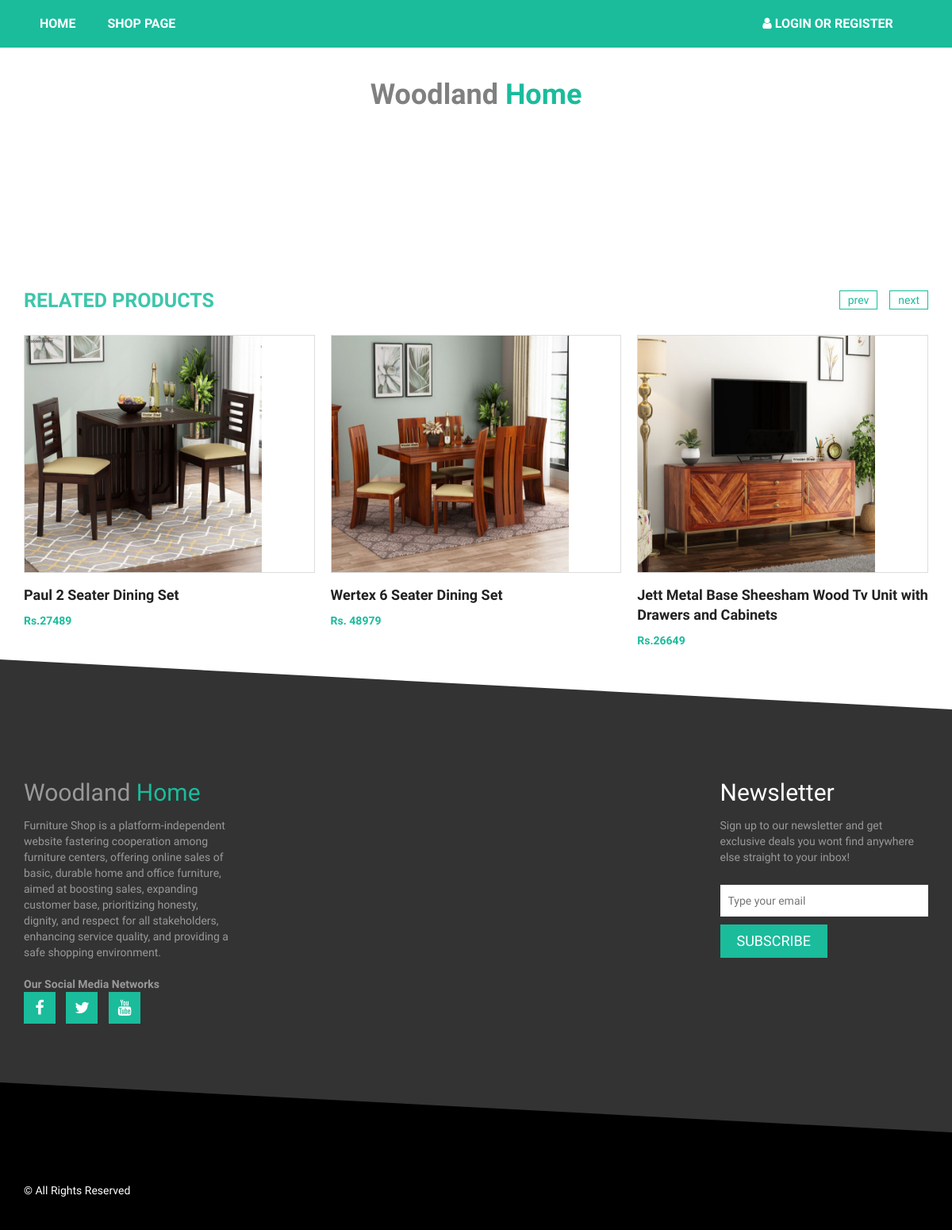
Page /index.php/single on the committed database.
### tables this page shows
CREATE TABLE IF NOT EXISTS `products` (
  `p_id` int(11) NOT NULL,
  `product_name` varchar(100) NOT NULL,
  `product_category` varchar(100) NOT NULL,
  `product_price` varchar(100) NOT NULL,
  `product_des` varchar(1000) NOT NULL,
  `file_name` varchar(100) NOT NULL,
  `file_path` varchar(100) NOT NULL,
  `file_ext` varchar(100) NOT NULL
);

### application/controllers/Single.php (called while the page is built)
<?php
class Single extends CI_Controller
{
    function index(){
        $id = $_GET['id'];
        $query = $this->Single_model->getPro($id);
        $data['product'] = $query->result();
        $query = $this->Single_model->rel_pro();
        $data['relpro'] = $query->result();
        $this->load->view('single-product',$data);
    }
}

### index.php (called while the page is built, shortened)
<?php
require_once BASEPATH.'core/CodeIgniter.php';

### application/models/Single_model.php (called while the page is built, shortened)
<?php
class Single_model extends CI_Model
{
    function rel_pro(){
        $query = $this->db->get('products');
        return $query;
    }
}

### application/views/single-product.php (the view, shortened to what this page needs)
<!DOCTYPE html>
<html lang="en">
<head>
    <link rel="stylesheet" href="https://maxcdn.bootstrapcdn.com/bootstrap/3.2.0/css/bootstrap.min.css">
    <link rel="stylesheet" href="https://maxcdn.bootstrapcdn.com/font-awesome/4.3.0/css/font-awesome.min.css">
    <link rel="stylesheet" href="<?php echo base_url() ?>assets/css/owl.carousel.css">
    <link rel="stylesheet" href="<?php echo base_url() ?>assets/style.css">
    <link rel="stylesheet" href="<?php echo base_url() ?>assets/css/responsive.css">
</head>
<body>
<?php
include "include/head.php";
?>
<div class="product-big-title-area" style="background-color: white;">
    <div class="container-fluid">
        <div class="row">
            <div class="col-md-12">
                <div class="product-bit-title text-center">
                    <br><br>
                <h1><span style="color: gray;">Woodland</span> <span style="color:#1abc9c;">Home</span></h1>
                </div>
            </div>
        </div>
    </div>
</div>
<div class="single-product-area">
    <div class="zigzag-bottom"></div>
    <div class="container">
        <div class="row">
            <div class="col-md-12">
                <div class="product-content-right">
                    <br/><br/><br/><br/><br/>
                    <div class="related-products-wrapper">
                        <h2 class="related-products-title">Related Products</h2>
                        <div class="related-products-carousel">
                            <?php
                            if(isset($relpro)){
                                foreach($relpro as $row ){
                                    ?>
                            <div class="single-product">
                            <div class="product-f-image">
                                <img style="height: 300px; width: 300px" src="<?php echo base_url() ?>uploads/<?php echo $row->file_name ?>" alt="">
                                <div class="product-hover">
                                </div>
                            </div>
                            <h2><a href=""><?php echo $row->product_name ?></a></h2>
                            <div class="product-carousel-price">
                                <ins>Rs.<?php echo $row->product_price ?></ins>
                            </div>
                        </div>
                                    <?php
                                }
                            }
                            ?>
                        </div>
                    </div>
                </div>
            </div>
        </div>
    </div>
</div>
<?php
include "include/footer.php";
?>
</body>
</html>

### application/views/include/head.php (shortened to what this page needs)
<div class="mainmenu-area">
    <div class="container">
        <div class="row">
            <div class="navbar-collapse collapse">
                <ul class="nav navbar-nav">
                    <li class=""><a href="<?php echo base_url() ?>index.php/Welcome">Home</a></li>
                    <li><a href="<?php echo base_url() ?>index.php/Welcome/shop">Shop page</a></li>
                    <?php
                        if(isset($_SESSION['email']) == ''){
                            ?>
                            <li><a href="<?php echo base_url() ?>index.php/Welcome/login" style="margin-left: 700px;"><i class="fa fa-user"></i> Login Or Register</a></li>
                            <?php
                        }
                        ?>
                </ul>
            </div>
        </div>
    </div>
</div>

### application/views/include/footer.php (shortened to what this page needs)
<div class="footer-top-area">
    <div class="zigzag-bottom"></div>
    <div class="container">
        <div class="row">
            <div class="col-md-3 col-sm-6">
                <div class="footer-about-us">
                    <h2>Woodland <span>Home</span></h2>
                    <p>Furniture Shop is a platform-independent website fastering cooperation among furniture centers, offering online sales of basic, durable home and office furniture, aimed at boosting sales, expanding customer base, prioritizing honesty, dignity, and respect for all stakeholders, enhancing service quality, and providing a safe shopping environment.</p>
                    <div class="footer-social">
                        <strong>Our Social Media Networks</strong><br>
                        <a href="http://facebook.com" target="_blank"><i class="fa fa-facebook"></i></a>
                        <a href="#" target="_blank"><i class="fa fa-twitter"></i></a>
                        <a href="#" target="_blank"><i class="fa fa-youtube"></i></a>
                         </div>
                </div>
            </div>
            <div  class="col-md-3 pull-right col-sm-6">
                <div  class="footer-newsletter">
                    <h2  class="footer-wid-title">Newsletter</h2>
                    <p>Sign up to our newsletter and get exclusive deals you wont find anywhere else straight to your inbox!</p>
                    <div class="newsletter-form">
                        <form action="#">
                            <input type="email" placeholder="Type your email">
                            <input type="submit" value="Subscribe">
                        </form>
                    </div>
                </div>
            </div>
        </div>
    </div>
</div>
<div class="footer-bottom-area">
    <div class="container">
        <div class="row">
            <div class="col-md-8">
                <div class="copyright">
                    <p>&copy;  All Rights Reserved </p>
                </div>
            </div>
        </div>
    </div>
</div>

### assets/style.css (style rules this page uses)
img { max-width: 100%; height: auto; }
h1, h2, h3, h4, h5, h6 { font-weight: 700; margin: 0 0 15px; }
body { font-family: 'Titillium Web', sans-serif; }
.mainmenu-area { background: none repeat scroll 0 0 #1abc9c; font-family: "Roboto Condensed",sans-serif; text-transform: uppercase; width: 100%; z-index: 999; }
.mainmenu-area ul.navbar-nav li a { color: #fff; font-size: 16px; font-weight: 700; padding: 20px; }
.slider-area, .promo-area, .brands-area, .maincontent-area, .footer-top-area, .product-widget-area, .product-breadcroumb-area, .single-product-area { position: relative;overflow: hidden }
.zigzag-bottom { background: none repeat scroll 0 0 #1abc9c; bottom: -80px; height: 165px; left: -5%; position: absolute; transform: rotate(3deg); width: 108%; z-index: 9; }
.product-f-image { position: relative; }
.product-hover { height: 100%; left: 0; position: absolute; top: 0; width: 100%;overflow: hidden;border: 1px solid #ddd; }
.product-hover:after { background: none repeat scroll 0 0 #000; content: ""; height: 100%; left: -100%; opacity: 0.6; position: absolute; top: 0; width: 100%;transition: .4s; }
.product-carousel-price ins { color: #1abc9c; font-weight: 700; margin-right: 5px; text-decoration: none; }
.single-product h2 { font-size: 18px; line-height: 25px; margin-bottom: 10px; margin-top: 15px; }
.single-product h2 a { color: #222; }
.single-product { overflow: hidden; }
.footer-top-area .zigzag-bottom { background: #000 }
.footer-top-area { background: none repeat scroll 0 0 #333; color: #999; padding: 35px 0 180px; }
.footer-bottom-area { background: #000;color: #fff }
.footer-about-us span { color: #1abc9c; }
.footer-wid-title { font-family: raleway; font-size: 30px; font-weight: 100;color: #fff }
.footer-about-us h2 { font-weight: 200; }
.footer-social a { background: none repeat scroll 0 0 #1abc9c; color: #fff; display: inline-block; font-size: 20px; height: 40px; margin-bottom: 10px; margin-right: 10px; padding-top: 5px; text-align: center; width: 40px;border: 1px solid #1abc9c; }
.footer-social { margin-top: 20px }
.newsletter-form input[type="email"] { background: none repeat scroll 0 0 #fff; border: medium none; margin-bottom: 10px; padding: 10px; width: 100%; }
.newsletter-form input[type="submit"] { background: none repeat scroll 0 0 #1abc9c; border: medium none; color: #fff; display: inline-block; font-size: 18px; padding: 7px 20px; text-transform: uppercase;border: 1px solid #1abc9c; }
.newsletter-form { margin-top: 25px; }
a { color: #1abc9c }
.footer-bottom-area { background: none repeat scroll 0 0 #000; color: #fff; padding-bottom: 40px; }
.copyright > p { margin: 10px 0 0; }
.product-big-title-area { background: url(img/crossword.png) repeat scroll 0 0 #1ABC9C }
.single-product-area .zigzag-bottom { background-color: #333333 }
.single-product-area { padding: 80px 0 130px; }
input[type="text"], input[type="password"], input[type="email"], textarea { border: 1px solid #ddd; padding: 10px; }
input[type="submit"], button[type=submit] { background: none repeat scroll 0 0 #1abc9c; border: medium none; color: #fff; padding: 11px 20px; text-transform: uppercase; }
.related-products-wrapper { margin-top: 30px; }
.related-products-title { color: #3dc6ab; font-size: 25px; margin-bottom: 30px; text-transform: uppercase; }

### assets/css/responsive.css (style rules this page uses)
@media only screen and (min-width: 992px) and (max-width: 1280px) { input[type="submit"], button[type="submit"] { padding: 11px 15px; } }

### rows in the picture
products: file_name (picture), product_name "Paul 2 Seater Dining Set", product_price "27489"
products: file_name (picture), product_name "Wertex 6 Seater Dining Set", product_price "48979"
products: file_name (picture), product_name "Jett Metal Base Sheesham Wood Tv Unit with Drawers and Cabinets", product_price "26649"
